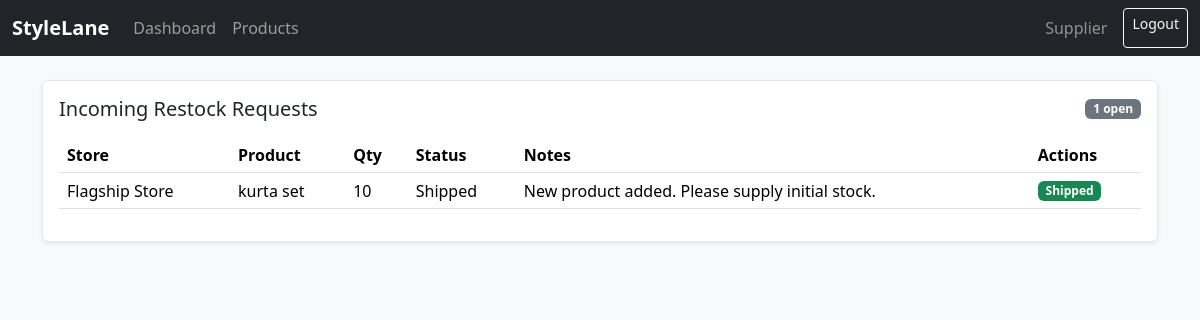
/supplier/dashboard (signed in), run on the app's committed database.
### app.py (models this page shows, shortened)
class User(db.Model):
    id = db.Column(db.Integer, primary_key=True)
    username = db.Column(db.String(80), unique=True, nullable=False)
    password_hash = db.Column(db.String(255), nullable=False)
    role = db.Column(db.String(50), nullable=False)
    store_id = db.Column(db.Integer, db.ForeignKey("store.id"), nullable=True)
    supplier_name = db.Column(db.String(120), nullable=True)
    contact_email = db.Column(db.String(255), nullable=True)

class RestockRequest(db.Model):
    id = db.Column(db.Integer, primary_key=True)
    inventory_id = db.Column(db.Integer, db.ForeignKey("inventory.id"), nullable=False)
    store_id = db.Column(db.Integer, db.ForeignKey("store.id"), nullable=False)
    product_id = db.Column(db.Integer, db.ForeignKey("product.id"), nullable=False)
    quantity_requested = db.Column(db.Integer, nullable=False)
    status = db.Column(db.String(50), default="pending", nullable=False)
    manager_id = db.Column(db.Integer, db.ForeignKey("user.id"), nullable=False)
    supplier_id = db.Column(db.Integer, db.ForeignKey("user.id"), nullable=True)
    notes = db.Column(db.Text, nullable=True)
    created_at = db.Column(db.DateTime, default=datetime.utcnow, nullable=False)
    updated_at = db.Column(db.DateTime, default=datetime.utcnow, nullable=False)
    shipment = db.relationship("Shipment", backref="restock_request", uselist=False)

class Store(db.Model):
    id = db.Column(db.Integer, primary_key=True)
    name = db.Column(db.String(120), unique=True, nullable=False)
    location = db.Column(db.String(255), nullable=True)
    managers = db.relationship("User", backref="store", lazy=True)
    inventory_items = db.relationship("Inventory", backref="store_rel", lazy=True)

class Product(db.Model):
    id = db.Column(db.Integer, primary_key=True)
    name = db.Column(db.String(120), nullable=False)
    sku = db.Column(db.String(80), unique=True, nullable=False)
    category = db.Column(db.String(80), nullable=True)
    supplier_id = db.Column(db.Integer, db.ForeignKey("user.id"), nullable=True)
    image_url = db.Column(db.String(500), nullable=True)
    price = db.Column(db.Float, nullable=True)
    cost_price = db.Column(db.Float, nullable=True)
    size = db.Column(db.String(20), nullable=True)
    color = db.Column(db.String(50), nullable=True)
    description = db.Column(db.Text, nullable=True)
    inventory_items = db.relationship("Inventory", backref="product_rel", lazy=True)

### app.py (the view, shortened to what this page needs)
@app.route("/supplier/dashboard", methods=["GET", "POST"])
@login_required
@role_required(ROLE_SUPPLIER)
def supplier_dashboard():
    user = current_user()
    pending = RestockRequest.query.filter(
        RestockRequest.status.in_(["pending", "approved", "shipped"])
    ).order_by(RestockRequest.created_at.desc())
    requests = pending.all()
    return render_template("supplier_dashboard.html", requests=requests, user=user)

### app.py (called while the page is built)
def login_required(view_func):
    @wraps(view_func)
    def wrapper(*args, **kwargs):
        if "user_id" not in session:
            flash("Please log in to continue.", "warning")
            return redirect(url_for("login"))
        return view_func(*args, **kwargs)
    return wrapper

def role_required(*roles):
    def decorator(view_func):
        @wraps(view_func)
        def wrapper(*args, **kwargs):
            if "user_role" not in session or session["user_role"] not in roles:
                flash("You do not have permission for that action.", "danger")
                return redirect(url_for("login"))
            return view_func(*args, **kwargs)
        return wrapper
    return decorator

def current_user():
    user_id = session.get("user_id")
    if not user_id:
        return None
    return User.query.get(user_id)

def ensure_db_initialized():
    inspector = inspect(db.engine)
    if not inspector.has_table("user"):
        db.create_all()

@app.before_request
def _bootstrap_db():
    ensure_db_initialized()

### templates/supplier_dashboard.html (shortened to what this page needs)
{% extends "base.html" %}
{% block content %}
<div class="card shadow-sm">
  <div class="card-body">
    <div class="d-flex justify-content-between align-items-center">
      <h2 class="h5 mb-0">Incoming Restock Requests</h2>
      <span class="badge bg-secondary">{{ requests|length }} open</span>
    </div>
    <table class="table table-hover table-sm mt-3 align-middle">
      <thead>
        <tr><th>Store</th><th>Product</th><th>Qty</th><th>Status</th><th>Notes</th><th>Actions</th></tr>
      </thead>
      <tbody>
        {% for req in requests %}
          <tr>
            <td>{{ req.inventory_item.store_rel.name }}</td>
            <td>{{ req.inventory_item.product_rel.name }}</td>
            <td>{{ req.quantity_requested }}</td>
            <td>{{ req.status|capitalize }}</td>
            <td>{{ req.notes or "-" }}</td>
            <td>
              <form class="d-flex gap-1" method="post">
                {% if req.status == "pending" %}
                  <input type="hidden" name="action" value="accept">
                  <button class="btn btn-sm btn-success">Accept</button>
                  <button class="btn btn-sm btn-outline-danger" name="action" value="reject" formnovalidate>Reject</button>
                {% elif req.status in ["approved", "pending"] %}
                  <input type="hidden" name="action" value="ship">
                  <input class="form-control form-control-sm" name="tracking_info" placeholder="Tracking" style="max-width:140px">
                  <button class="btn btn-sm btn-primary">Mark Shipped</button>
                {% elif req.status == "shipped" %}
                  <span class="badge bg-success">Shipped</span>
                {% else %}
                  <span class="text-muted small">Closed</span>
                {% endif %}
              </form>
            </td>
          </tr>
        {% endfor %}
      </tbody>
    </table>
  </div>
</div>
{% endblock %}

### templates/base.html (shortened to what this page needs)
<!doctype html>
<html lang="en">
<head>
  <link href="https://cdn.jsdelivr.net/npm/bootstrap@5.3.3/dist/css/bootstrap.min.css" rel="stylesheet">
  <link href="{{ url_for('static', filename='style.css') }}" rel="stylesheet">
</head>
<body>
  <nav class="navbar navbar-expand-lg navbar-dark bg-dark mb-4">
    <div class="container-fluid">
      <a class="navbar-brand fw-bold" href="{{ url_for('index') }}">StyleLane</a>
      <div class="collapse navbar-collapse">
        <ul class="navbar-nav me-auto">
          {% if session.get('user_role') == 'admin' %}
            <li class="nav-item"><a class="nav-link" href="{{ url_for('admin_dashboard') }}">Dashboard</a></li>
            <li class="nav-item"><a class="nav-link" href="{{ url_for('analytics') }}">Analytics</a></li>
            <li class="nav-item"><a class="nav-link" href="{{ url_for('product_search') }}">Products</a></li>
            <li class="nav-item"><a class="nav-link" href="{{ url_for('sales_report') }}">Reports</a></li>
            <li class="nav-item"><a class="nav-link" href="{{ url_for('recommendations') }}">Recommendations</a></li>
          {% elif session.get('user_role') == 'supplier' %}
            <li class="nav-item"><a class="nav-link" href="{{ url_for('supplier_dashboard') }}">Dashboard</a></li>
            <li class="nav-item"><a class="nav-link" href="{{ url_for('product_search') }}">Products</a></li>
          {% endif %}
        </ul>
        <div class="d-flex">
          {% if session.get('user_id') %}
            <span class="navbar-text me-3 text-white-50">{{ session.get('user_role')|capitalize }}</span>
            <a class="btn btn-outline-light btn-sm" href="{{ url_for('logout') }}">Logout</a>
          {% endif %}
        </div>
      </div>
    </div>
  </nav>
  <div class="container">
    {% block content %}{% endblock %}
  </div>
</body>
</html>

### static/style.css (style rules this page uses)
body { background-color: #f8f9fa; }
.card { border: 1px solid #e5e7eb; }
.table-sm td, .table-sm th { padding: 0.35rem 0.5rem; }
.badge { font-weight: 600; }

### data on the page
User: get "Supplier"
RestockRequest: inventory_item.store_rel.name "Flagship Store", inventory_item.product_rel.name "kurta set", quantity_requested "10", status "Shipped", notes "New product added. Please supply initial stock."

### other printed values
{{ requests|length }} "1"
